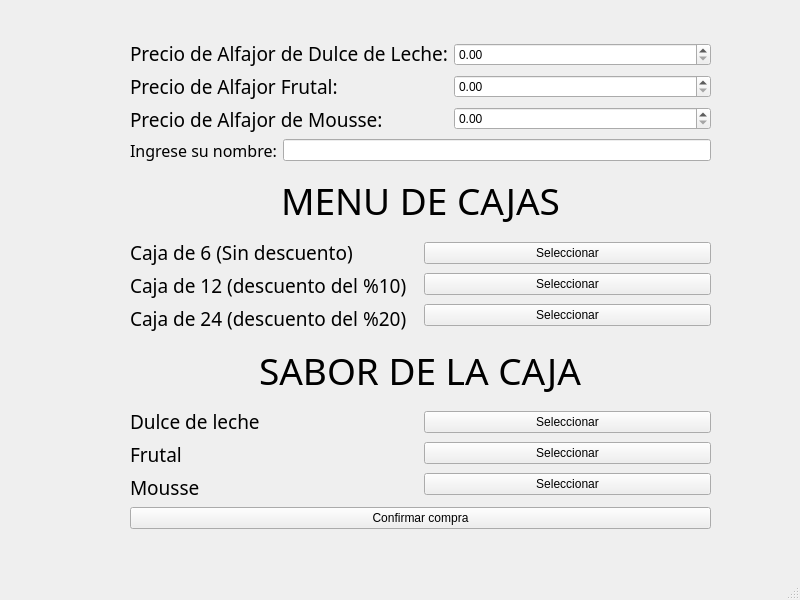
<?xml version="1.0" encoding="UTF-8"?>
<ui version="4.0">
 <class>MainWindow</class>
 <widget class="QMainWindow" name="MainWindow">
  <property name="geometry">
   <rect>
    <x>0</x>
    <y>0</y>
    <width>800</width>
    <height>600</height>
   </rect>
  </property>
  <property name="windowTitle">
   <string>MainWindow</string>
  </property>
  <widget class="QWidget" name="centralwidget">
   <widget class="QWidget" name="">
    <property name="geometry">
     <rect>
      <x>130</x>
      <y>40</y>
      <width>581</width>
      <height>489</height>
     </rect>
    </property>
    <layout class="QVBoxLayout" name="verticalLayout_9">
     <item>
      <layout class="QVBoxLayout" name="verticalLayout_8">
       <item>
        <layout class="QHBoxLayout" name="horizontalLayout">
         <item>
          <layout class="QVBoxLayout" name="verticalLayout">
           <item>
            <widget class="QLabel" name="label">
             <property name="font">
              <font>
               <family>Hynings Handwriting</family>
               <pointsize>14</pointsize>
              </font>
             </property>
             <property name="text">
              <string>Precio de Alfajor de Dulce de Leche:</string>
             </property>
            </widget>
           </item>
           <item>
            <widget class="QLabel" name="label_2">
             <property name="font">
              <font>
               <family>Hynings Handwriting</family>
               <pointsize>14</pointsize>
              </font>
             </property>
             <property name="text">
              <string>Precio de Alfajor Frutal:</string>
             </property>
            </widget>
           </item>
           <item>
            <widget class="QLabel" name="label_3">
             <property name="font">
              <font>
               <family>Hynings Handwriting</family>
               <pointsize>14</pointsize>
              </font>
             </property>
             <property name="text">
              <string>Precio de Alfajor de Mousse:</string>
             </property>
            </widget>
           </item>
          </layout>
         </item>
         <item>
          <layout class="QVBoxLayout" name="verticalLayout_2">
           <item>
            <widget class="QDoubleSpinBox" name="SpinDLL">
             <property name="maximum">
              <double>1000.000000000000000</double>
             </property>
            </widget>
           </item>
           <item>
            <widget class="QDoubleSpinBox" name="SpinF">
             <property name="maximum">
              <double>1000.000000000000000</double>
             </property>
            </widget>
           </item>
           <item>
            <widget class="QDoubleSpinBox" name="SpinM">
             <property name="maximum">
              <double>1000.000000000000000</double>
             </property>
            </widget>
           </item>
          </layout>
         </item>
        </layout>
       </item>
       <item>
        <layout class="QHBoxLayout" name="horizontalLayout_2">
         <item alignment="Qt::AlignHCenter">
          <widget class="QLabel" name="label_4">
           <property name="font">
            <font>
             <family>Hynings Handwriting</family>
             <pointsize>12</pointsize>
            </font>
           </property>
           <property name="text">
            <string>Ingrese su nombre:</string>
           </property>
          </widget>
         </item>
         <item>
          <widget class="QLineEdit" name="lineNombre"/>
         </item>
        </layout>
       </item>
      </layout>
     </item>
     <item>
      <layout class="QVBoxLayout" name="verticalLayout_7">
       <item alignment="Qt::AlignHCenter">
        <widget class="QLabel" name="label_5">
         <property name="font">
          <font>
           <family>A little sunshine</family>
           <pointsize>28</pointsize>
          </font>
         </property>
         <property name="text">
          <string>MENU DE CAJAS</string>
         </property>
        </widget>
       </item>
       <item>
        <layout class="QHBoxLayout" name="horizontalLayout_3">
         <item>
          <layout class="QVBoxLayout" name="verticalLayout_3">
           <item>
            <widget class="QLabel" name="label_6">
             <property name="font">
              <font>
               <family>Hynings Handwriting</family>
               <pointsize>14</pointsize>
              </font>
             </property>
             <property name="text">
              <string>Caja de 6 (Sin descuento)</string>
             </property>
            </widget>
           </item>
           <item>
            <widget class="QLabel" name="label_7">
             <property name="font">
              <font>
               <family>Hynings Handwriting</family>
               <pointsize>14</pointsize>
              </font>
             </property>
             <property name="text">
              <string>Caja de 12 (descuento del %10)</string>
             </property>
            </widget>
           </item>
           <item>
            <widget class="QLabel" name="label_8">
             <property name="font">
              <font>
               <family>Hynings Handwriting</family>
               <pointsize>14</pointsize>
              </font>
             </property>
             <property name="text">
              <string>Caja de 24 (descuento del %20)</string>
             </property>
            </widget>
           </item>
          </layout>
         </item>
         <item>
          <layout class="QVBoxLayout" name="verticalLayout_4">
           <item>
            <widget class="QPushButton" name="bt6">
             <property name="text">
              <string>Seleccionar</string>
             </property>
            </widget>
           </item>
           <item>
            <widget class="QPushButton" name="bt12">
             <property name="text">
              <string>Seleccionar</string>
             </property>
            </widget>
           </item>
           <item>
            <widget class="QPushButton" name="bt24">
             <property name="text">
              <string>Seleccionar</string>
             </property>
            </widget>
           </item>
          </layout>
         </item>
        </layout>
       </item>
       <item alignment="Qt::AlignHCenter">
        <widget class="QLabel" name="label_10">
         <property name="font">
          <font>
           <family>A little sunshine</family>
           <pointsize>28</pointsize>
          </font>
         </property>
         <property name="text">
          <string>SABOR DE LA CAJA</string>
         </property>
        </widget>
       </item>
       <item>
        <layout class="QHBoxLayout" name="horizontalLayout_4">
         <item>
          <layout class="QVBoxLayout" name="verticalLayout_5">
           <item>
            <widget class="QLabel" name="label_9">
             <property name="font">
              <font>
               <family>Hynings Handwriting</family>
               <pointsize>14</pointsize>
              </font>
             </property>
             <property name="text">
              <string>Dulce de leche</string>
             </property>
            </widget>
           </item>
           <item>
            <widget class="QLabel" name="label_11">
             <property name="font">
              <font>
               <family>Hynings Handwriting</family>
               <pointsize>14</pointsize>
              </font>
             </property>
             <property name="text">
              <string>Frutal</string>
             </property>
            </widget>
           </item>
           <item>
            <widget class="QLabel" name="label_12">
             <property name="font">
              <font>
               <family>Hynings Handwriting</family>
               <pointsize>14</pointsize>
              </font>
             </property>
             <property name="text">
              <string>Mousse</string>
             </property>
            </widget>
           </item>
          </layout>
         </item>
         <item>
          <layout class="QVBoxLayout" name="verticalLayout_6">
           <item>
            <widget class="QPushButton" name="btDulce">
             <property name="text">
              <string>Seleccionar</string>
             </property>
            </widget>
           </item>
           <item>
            <widget class="QPushButton" name="btFrutal">
             <property name="text">
              <string>Seleccionar</string>
             </property>
            </widget>
           </item>
           <item>
            <widget class="QPushButton" name="btMousse">
             <property name="text">
              <string>Seleccionar</string>
             </property>
            </widget>
           </item>
          </layout>
         </item>
        </layout>
       </item>
      </layout>
     </item>
     <item>
      <widget class="QPushButton" name="btConfirmar">
       <property name="text">
        <string>Confirmar compra</string>
       </property>
      </widget>
     </item>
    </layout>
   </widget>
  </widget>
  <widget class="QMenuBar" name="menubar">
   <property name="geometry">
    <rect>
     <x>0</x>
     <y>0</y>
     <width>800</width>
     <height>25</height>
    </rect>
   </property>
  </widget>
  <widget class="QStatusBar" name="statusbar"/>
 </widget>
 <resources/>
 <connections/>
</ui>
